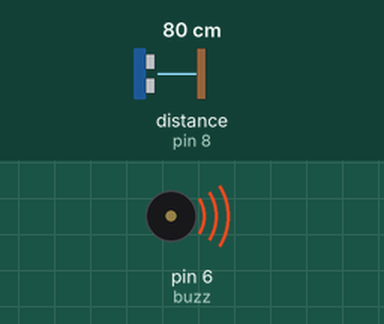
Bench run of a sketch on a simulated Arduino Uno, built with avr-gcc and run on an emulated ATmega328P. Parts: buzzer (waves = sounding, pin HIGH). Wiring (inferred from the names in the program): ultrasonic range finder: trigger pin 7; echo pin 8. The test bench sets the inputs (shaded band); at power-on: distance to the obstacle (sensor on pin 8) 80 cm. The echo pulse lasts 58.3 µs per cm; pins used as bus, display or sensor lines are not drawn; what the sketch prints to the serial monitor is not drawn.

Above: at 1.8 s.
1.9 s: distance to the obstacle (sensor on pin 8) set to 24 cm
3.4 s: distance to the obstacle (sensor on pin 8) set to 19 cm
At 5.2 s:
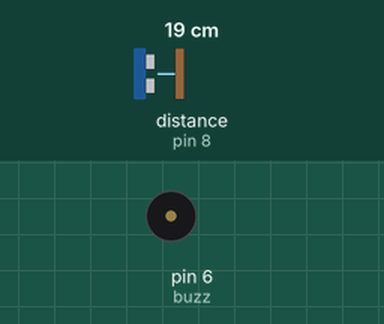
5.5 s: distance to the obstacle (sensor on pin 8) set to 35 cm
At 6.9 s:
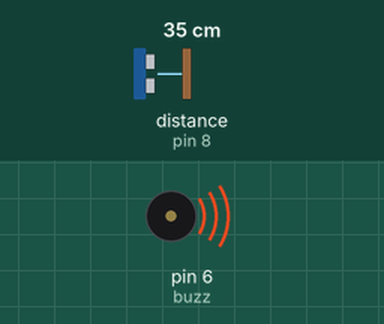
7.5 s: distance to the obstacle (sensor on pin 8) set to 2 cm
At 8.5 s:
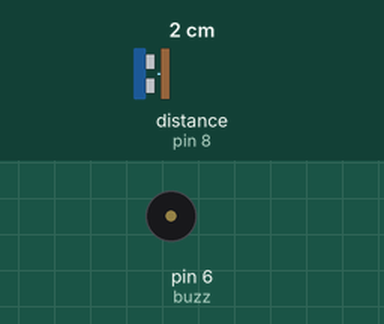
Timing chart, 0 to 10.5 s (numbered marks = the images above; inputs shaded):
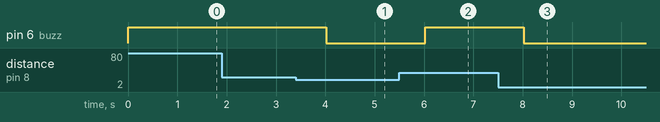

Measured:
- the behaviour switches between 22 and 21 cm on distance to the obstacle (sensor on pin 8) (found by bisection; images 0 and 1)
- after the input at 1.9 s, every drawn part: stays the same
- after the input at 3.4 s, pin 6 (buzz): HIGH → LOW after 0.62 s
- after the input at 5.5 s, pin 6 (buzz): LOW → HIGH after 0.52 s
- after the input at 7.5 s, pin 6 (buzz): HIGH → LOW after 0.52 s

The sketch:

ultrasonic.ino
```cpp
const int trigPin = 7;
const int echoPin= 8;
long duration;
int distance;
int buzz = 6;

void setup() {
  // put your setup code here, to run once:
pinMode(buzz,OUTPUT);
pinMode(trigPin, OUTPUT);
pinMode(echoPin , INPUT);
Serial.begin(9600);
}

void loop() {
  // put your main code here, to run repeatedly:
digitalWrite(trigPin,LOW);
delayMicroseconds(2);
digitalWrite(trigPin,HIGH);
delayMicroseconds(10);
digitalWrite(trigPin,LOW);
duration = pulseIn(echoPin,HIGH);
distance = duration * 0.034/2;
Serial.print("Distance:");
Serial.print(distance);
if(distance>20){
  digitalWrite(buzz,HIGH);
}
else{
  digitalWrite(buzz,LOW);
}
delay(1000);
}
```
